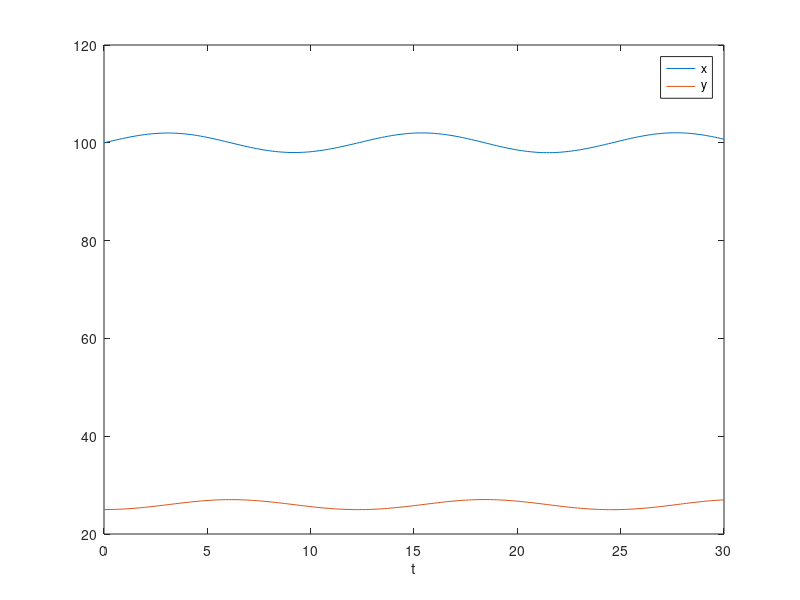

MATLAB code for this plot:
a = .26; b = -.01; c = -1; d = .01;

tRange = linspace(0, 30, 200);
Y0 = [100; 25];
odeFun = @(t, Y) [a * Y(1) + b * Y(1) * Y(2); c * Y(2) + d * Y(1) * Y(2)];
[tSol, YSol] = ode45(odeFun, tRange, Y0);
x = YSol(:, 1);
y = YSol(:, 2);
plot(tSol, x); hold on;
plot(tSol, y); hold off;
xlabel('t'); legend('x', 'y')
shg;
